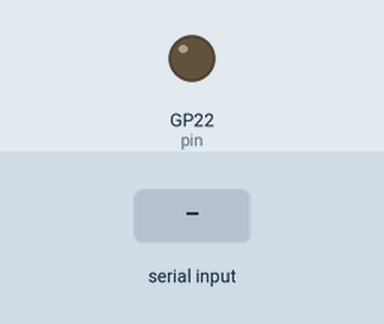
This program was run on a simulated Raspberry Pi Pico running MicroPython. On the bench: output pins drawn as LEDs (lit = HIGH). The inputs (shaded band) are chosen by the test bench.

Above: at 1.2 s.
1.3 s: "1\n" received over the second serial link
At 2.1 s:
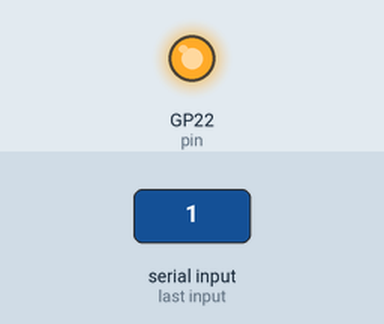
2.8 s: "0\n" received over the second serial link
At 3.3 s:
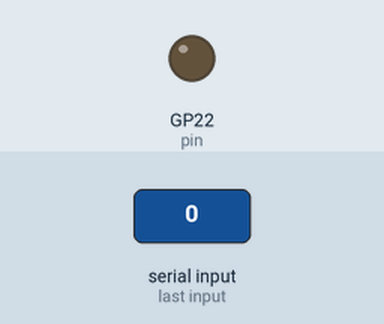
Timing chart, 0 to 5.8 s (numbered marks = the images above; inputs shaded):
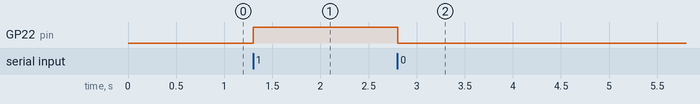

Measured:
- after the input at 1.3 s, GP22 (pin): LOW → HIGH at once
- after the input at 2.8 s, GP22 (pin): HIGH → LOW at once

The program:

uart.py
```python
import machine
from machine import Pin
from utime import sleep_ms

pin = Pin(22, Pin.OUT)
uart_buffer = machine.UART(0, 9600)
uart_buffer.init(9600, 8, None, 1)

uart_buffer.write("Hello World\n\r")

while True:
    try:
        if uart_buffer.any():
            data = uart_buffer.read().strip()
            if data == b'1':
                pin.on()
                uart_buffer.write("Relay turned ON\n\r")
            elif data == b'0':
                pin.off()
                uart_buffer.write("Relay turned OFF\n\r")
        sleep_ms(100)
    except KeyboardInterrupt:
        break
pin.off()
uart_buffer.deinit()
```
